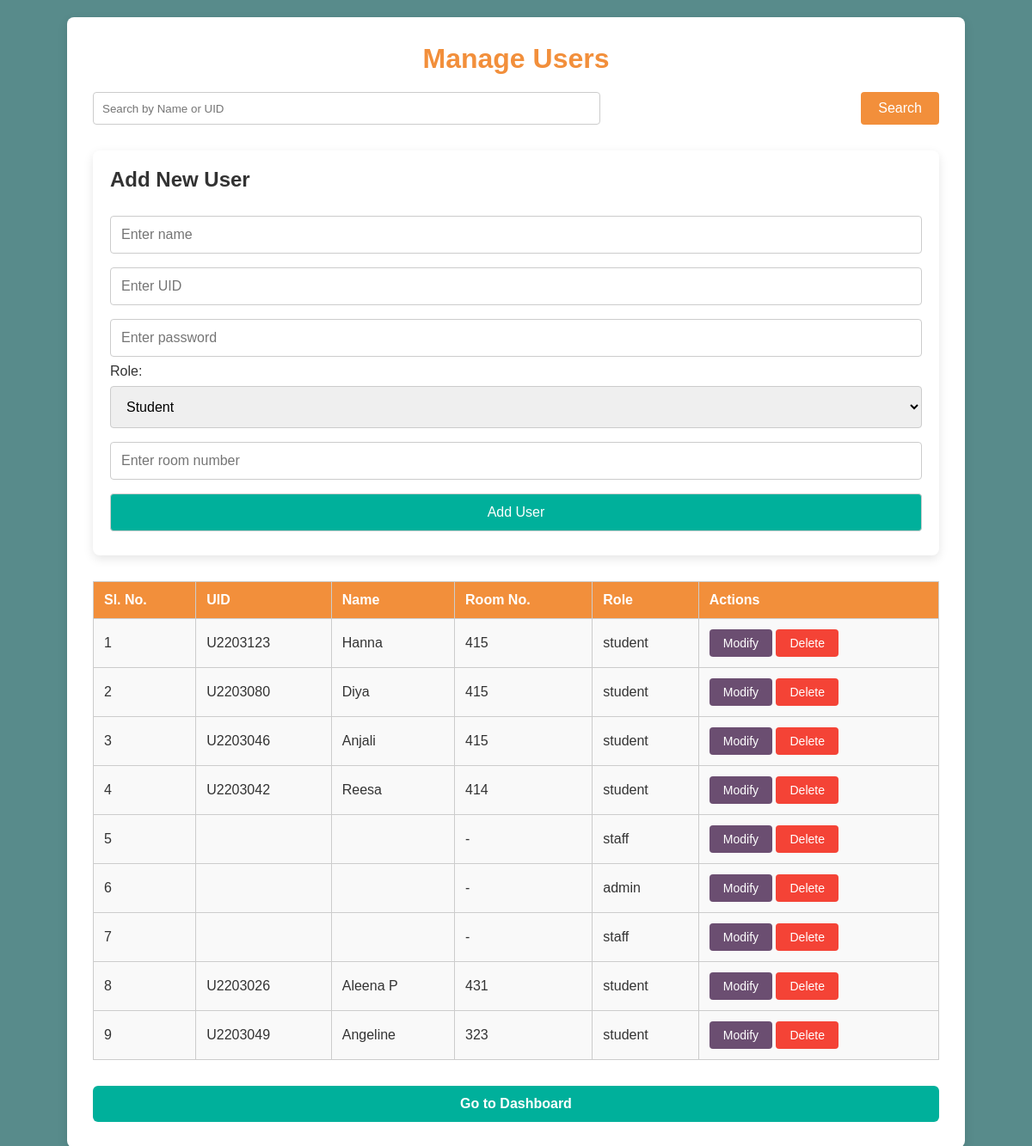
Page /add_occupant.php on the committed database.
### tables this page shows
CREATE TABLE `occupants` (
  `id` int(11) NOT NULL,
  `uid` varchar(50) NOT NULL,
  `name` varchar(100) NOT NULL,
  `room_no` varchar(20) NOT NULL,
  `password` varchar(255) NOT NULL
);

CREATE TABLE `users` (
  `id` int(11) NOT NULL,
  `uid` varchar(10) NOT NULL,
  `name` varchar(100) NOT NULL,
  `email` varchar(100) DEFAULT NULL,
  `password` varchar(255) NOT NULL,
  `role` enum('admin','student','staff') NOT NULL
);

### add_occupant.php (the view, shortened to what this page needs)
<?php
include 'db_connect.php';
?>
<!DOCTYPE html>
<html lang="en">
<head>
    <link rel="stylesheet" href="style.css">
</head>
<body>
<div class="container">
    <h1>Manage Users</h1>
    <div class="search-bar">
        <input type="text" placeholder="Search by Name or UID" id="searchInput" onkeyup="filterStudents()">
        <button onclick="filterStudents()">Search</button>
    </div>
    <div class="add-student-form">
        <h2>Add New User</h2>
        <form action="add_occupant_process.php" method="POST">
            <input type="text" name="name" placeholder="Enter name" required>
            <input type="text" name="uid" placeholder="Enter UID" required>
            <input type="password" name="password" placeholder="Enter password" required>
            <label for="role">Role:</label>
            <select name="role" id="role" required onchange="toggleRoomNo()">
                <option value="student">Student</option>
            </select>
            <div id="roomNoField">
                <input type="text" name="room_no" placeholder="Enter room number">
            </div>
            <button type="submit" name="add_user">Add User</button>
        </form>
    </div>
    <table class="students-table" id="studentsTable">
        <thead>
            <tr>
                <th>Sl. No.</th>
                <th>UID</th>
                <th>Name</th>
                <th>Room No.</th>
                <th>Role</th>
                <th>Actions</th>
            </tr>
        </thead>
        <tbody>
            <?php
            $sql = "SELECT * FROM users u LEFT JOIN occupants o ON u.uid = o.uid";
            $result = $conn->query($sql);
            $i = 1;
            while ($row = $result->fetch_assoc()) {
                echo "<tr data-uid='" . $row['uid'] . "'>";
                echo "<td>" . $i . "</td>";
                echo "<td>" . $row['uid'] . "</td>";
                echo "<td>" . $row['name'] . "</td>";
                echo "<td>" . ($row['room_no'] ?: '-') . "</td>";
                echo "<td>" . $row['role'] . "</td>";
                echo "<td class='actions'>
                        <button class='modify' onclick='modifyUser(\"" . $row['uid'] . "\")'>Modify</button>
                        <button onclick='deleteUser(\"" . $row['uid'] . "\")'>Delete</button>
                      </td>";
                echo "</tr>";
                $i++;
            }
            ?>
        </tbody>
    </table>
     <button onclick="location.href='admin_dashboard.php'" class="dashboard-button" id="gotodash">Go to Dashboard</button>
</div>
</body>
</html>

### style.css (style rules this page uses)
body { font-family: "Gill Sans", sans-serif; background: #f4f4f9; margin: 0; padding: 0; color: #333; display: flex; flex-direction: column; align-items: center; }
.container { width: 90%; max-width: 800px; padding: 20px; background-color: white; border-radius: 8px; box-shadow: 0 4px 10px rgba(0, 0, 0, 0.1); margin-bottom: 20px; }
h1, h2 { color: #333; }
table { width: 100%; border-collapse: collapse; margin-bottom: 20px; }
table, th, td { border: 1px solid #ccc; padding: 8px; text-align: left; }
th { background-color: #4facfe; color: white; }
td { background-color: #f9f9f9; }

### add_occupant.php (style rules this page uses)
* { margin: 0; padding: 0; box-sizing: border-box; }
body { font-family: Arial, sans-serif; background-color: #588b8b; color: #333; padding: 20px; }
.container { max-width: 1200px; margin: 0 auto; padding: 30px; background-color: #fff; border-radius: 8px; box-shadow: 0 4px 12px rgba(0, 0, 0, 0.1); }
h1 { font-size: 2rem; margin-bottom: 20px; color: #f28f3b; text-align: center; }
.search-bar { display: flex; justify-content: space-between; margin-bottom: 30px; }
.search-bar input { width: 60%; padding: 10px; border: 1px solid #ccc; border-radius: 4px; }
.search-bar button { padding: 10px 20px; background-color: #f28f3b; color: white; border: none; border-radius: 4px; cursor: pointer; font-size: 16px; transition: background-color 0.3s; }
.add-student-form { background-color: #fff; padding: 20px; border-radius: 8px; box-shadow: 0 4px 12px rgba(0, 0, 0, 0.1); margin-bottom: 30px; }
.add-student-form h2 { margin-bottom: 20px; color: #333; }
.add-student-form input, .add-student-form select, .add-student-form button { width: 100%; padding: 12px; margin: 8px 0; border: 1px solid #ccc; border-radius: 4px; font-size: 16px; }
.add-student-form select { padding: 14px; }
.add-student-form button { background-color: #00b09b; color: white; cursor: pointer; transition: background-color 0.3s; }
.students-table { width: 100%; border-collapse: collapse; margin-top: 20px; }
.students-table th, .students-table td { padding: 12px; text-align: left; border: 1px solid #ccc; }
.students-table th { background-color: #f28f3b; color: white; }
.students-table .actions button { padding: 8px 16px; background-color: #f44336; color: white; border: none; border-radius: 4px; cursor: pointer; font-size: 14px; transition: background-color 0.3s; }
.students-table .actions button.modify { background-color: #6b4e71; }
#gotodash { width: 100%; padding: 12px; background-color: #00b09b; color: white; font-size: 16px; font-weight: bold; border: none; border-radius: 6px; cursor: pointer; transition: background-color 0.3s; margin-top: 10px; }

### rows in the picture
occupants: uid "U2203123", name "Hanna", room_no "415", users.role "student"
occupants: uid "U2203080", name "Diya", room_no "415", users.role "student"
occupants: uid "U2203046", name "Anjali", room_no "415", users.role "student"
occupants: uid "U2203042", name "Reesa", room_no "414", users.role "student"
users: room_no "-", role "staff"
users: room_no "-", role "admin"
users: room_no "-", role "staff"
occupants: uid "U2203026", name "Aleena P", room_no "431", users.role "student"
occupants: uid "U2203049", name "Angeline", room_no "323", users.role "student"
